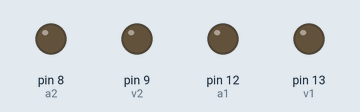
This sketch was run on a simulated Arduino Uno, built with avr-gcc and run on an emulated ATmega328P. On the bench: output pins drawn as LEDs (lit = HIGH). Pins used as bus, display or sensor lines are not drawn.

Above: at 0.4 s.
At 6.8 s:
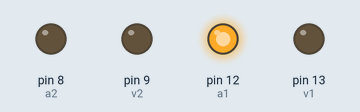
At 10.3 s:
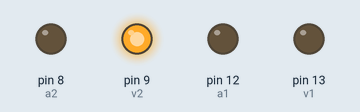
At 15.3 s:
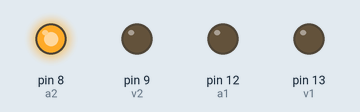
At 19.2 s:
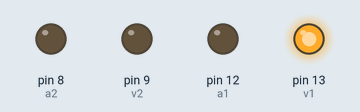
Timing chart, 0 to 22.0 s (numbered marks = the images above):
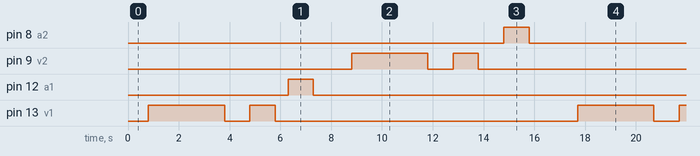

Measured:
- by itself, pin 8 (a2), pin 12 (a1): alternates HIGH for 1.0 s and LOW for 15.9 s
- by itself, pin 9 (v2), pin 13 (v1): repeats every 16.9 s: LOW 1.0 s, HIGH 1.0 s, LOW 11.9 s, HIGH 3.0 s
- by itself, everything shown: repeats every 16.9 s, in 12 steps

The sketch:

Prac01v2.ino
```cpp
int v1=13,a1=12,r1=11,v2=9,a2=8,r2=7;
void setup() {
  pinMode(r1, OUTPUT);
  pinMode(a1, OUTPUT);
  pinMode(v1, OUTPUT);
  pinMode(r2, OUTPUT);
  pinMode(a2, OUTPUT);
  pinMode(v2, OUTPUT);
}

void loop() {
  /*int pins[] = {r1,v2,v2,v2,v2,a2,a2,r2,r1,v1,
  v1,v1,v1,a1,a1,r2};*/
  int pins[] =      {r2, v1, v1, v1, v1, a1, a1, r1, r2,                  //Primera Seccion
                    v2, v2, v2, v2, a2, a2, r1};                          //Segunda Seccion
  int states [] =   {HIGH, HIGH, LOW, HIGH, LOW, HIGH, LOW, HIGH, LOW,    //Primera Seccion
                    HIGH, LOW, HIGH, LOW, HIGH, LOW, LOW};                //Segunda Seccion
  int delays [] =   {800, 3000, 1000, 1000, 500, 1000, 500, 500, 500,     //Primera Seccion
                    3000, 1000, 1000, 1000, 1000, 750, 350};              //Segunda Seccion

  for(int i = 0;i<16;i++){
    digitalWrite(pins[i],states[i]);
    delay(delays[i]);
  }

}
```
